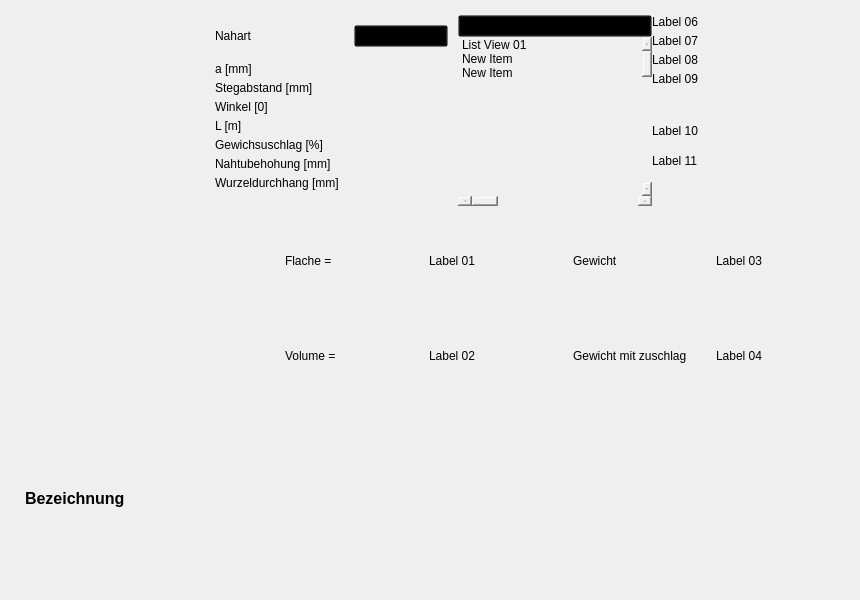
<?xml version="1.0" encoding="UTF-8"?>
<ui version="4.0">
 <class>MainPages</class>
 <widget class="QWidget" name="MainPages">
  <property name="geometry">
   <rect>
    <x>0</x>
    <y>0</y>
    <width>860</width>
    <height>600</height>
   </rect>
  </property>
  <property name="windowTitle">
   <string>Form</string>
  </property>
  <layout class="QVBoxLayout" name="main_pages_layout">
   <property name="spacing">
    <number>0</number>
   </property>
   <property name="leftMargin">
    <number>5</number>
   </property>
   <property name="topMargin">
    <number>5</number>
   </property>
   <property name="rightMargin">
    <number>5</number>
   </property>
   <property name="bottomMargin">
    <number>5</number>
   </property>
   <item>
    <widget class="QStackedWidget" name="pages">
     <property name="currentIndex">
      <number>1</number>
     </property>
     <widget class="QWidget" name="widget_2">
      <property name="styleSheet">
       <string notr="true">font-size: 14pt</string>
      </property>
      <layout class="QVBoxLayout" name="page_1_layout">
       <property name="spacing">
        <number>5</number>
       </property>
       <property name="leftMargin">
        <number>5</number>
       </property>
       <property name="topMargin">
        <number>5</number>
       </property>
       <property name="rightMargin">
        <number>5</number>
       </property>
       <property name="bottomMargin">
        <number>5</number>
       </property>
      </layout>
     </widget>
     <widget class="QWidget" name="page_2">
      <layout class="QVBoxLayout" name="page_2_layout">
       <property name="spacing">
        <number>5</number>
       </property>
       <property name="leftMargin">
        <number>5</number>
       </property>
       <property name="topMargin">
        <number>5</number>
       </property>
       <property name="rightMargin">
        <number>5</number>
       </property>
       <property name="bottomMargin">
        <number>5</number>
       </property>
       <item>
        <widget class="QScrollArea" name="scroll_area">
         <property name="styleSheet">
          <string notr="true">background: transparent;</string>
         </property>
         <property name="frameShape">
          <enum>QFrame::NoFrame</enum>
         </property>
         <property name="verticalScrollBarPolicy">
          <enum>Qt::ScrollBarAlwaysOff</enum>
         </property>
         <property name="horizontalScrollBarPolicy">
          <enum>Qt::ScrollBarAlwaysOff</enum>
         </property>
         <property name="widgetResizable">
          <bool>true</bool>
         </property>
         <widget class="QWidget" name="contents">
          <property name="geometry">
           <rect>
            <x>0</x>
            <y>0</y>
            <width>840</width>
            <height>580</height>
           </rect>
          </property>
          <property name="styleSheet">
           <string notr="true">background: transparent;</string>
          </property>
          <layout class="QVBoxLayout" name="verticalLayout">
           <property name="spacing">
            <number>15</number>
           </property>
           <property name="leftMargin">
            <number>5</number>
           </property>
           <property name="topMargin">
            <number>5</number>
           </property>
           <property name="rightMargin">
            <number>5</number>
           </property>
           <property name="bottomMargin">
            <number>5</number>
           </property>
           <item>
            <layout class="QHBoxLayout" name="row_1_layout">
             <property name="spacing">
              <number>0</number>
             </property>
             <item>
              <widget class="QFrame" name="frame_2">
               <property name="sizePolicy">
                <sizepolicy hsizetype="Expanding" vsizetype="Ignored">
                 <horstretch>0</horstretch>
                 <verstretch>0</verstretch>
                </sizepolicy>
               </property>
               <property name="maximumSize">
                <size>
                 <width>200</width>
                 <height>200</height>
                </size>
               </property>
               <property name="layoutDirection">
                <enum>Qt::LeftToRight</enum>
               </property>
               <property name="frameShape">
                <enum>QFrame::StyledPanel</enum>
               </property>
               <property name="frameShadow">
                <enum>QFrame::Raised</enum>
               </property>
               <layout class="QHBoxLayout" name="image_layout">
                <property name="spacing">
                 <number>0</number>
                </property>
                <property name="leftMargin">
                 <number>0</number>
                </property>
                <property name="topMargin">
                 <number>0</number>
                </property>
                <property name="rightMargin">
                 <number>0</number>
                </property>
                <property name="bottomMargin">
                 <number>0</number>
                </property>
               </layout>
              </widget>
             </item>
             <item>
              <layout class="QGridLayout" name="gridLayout_2">
               <property name="spacing">
                <number>5</number>
               </property>
               <item row="6" column="0">
                <widget class="QLabel" name="label_16">
                 <property name="maximumSize">
                  <size>
                   <width>150</width>
                   <height>16777215</height>
                  </size>
                 </property>
                 <property name="text">
                  <string>Nahtubehohung [mm]</string>
                 </property>
                </widget>
               </item>
               <item row="8" column="0">
                <widget class="QFrame" name="button_reset">
                 <property name="maximumSize">
                  <size>
                   <width>150</width>
                   <height>16777215</height>
                  </size>
                 </property>
                 <property name="frameShape">
                  <enum>QFrame::StyledPanel</enum>
                 </property>
                 <property name="frameShadow">
                  <enum>QFrame::Raised</enum>
                 </property>
                 <layout class="QHBoxLayout" name="button_reset_layout">
                  <property name="spacing">
                   <number>0</number>
                  </property>
                  <property name="leftMargin">
                   <number>0</number>
                  </property>
                  <property name="rightMargin">
                   <number>0</number>
                  </property>
                  <property name="bottomMargin">
                   <number>0</number>
                  </property>
                 </layout>
                </widget>
               </item>
               <item row="5" column="0">
                <widget class="QLabel" name="label_15">
                 <property name="maximumSize">
                  <size>
                   <width>150</width>
                   <height>16777215</height>
                  </size>
                 </property>
                 <property name="text">
                  <string>Gewichsuschlag [%]</string>
                 </property>
                </widget>
               </item>
               <item row="1" column="0">
                <widget class="QLabel" name="label_11">
                 <property name="maximumSize">
                  <size>
                   <width>150</width>
                   <height>16777215</height>
                  </size>
                 </property>
                 <property name="text">
                  <string>a [mm]</string>
                 </property>
                </widget>
               </item>
               <item row="4" column="0">
                <widget class="QLabel" name="label_14">
                 <property name="maximumSize">
                  <size>
                   <width>150</width>
                   <height>16777215</height>
                  </size>
                 </property>
                 <property name="text">
                  <string>L [m]</string>
                 </property>
                </widget>
               </item>
               <item row="1" column="1">
                <widget class="QFrame" name="frame_5">
                 <property name="maximumSize">
                  <size>
                   <width>150</width>
                   <height>16777215</height>
                  </size>
                 </property>
                 <property name="frameShape">
                  <enum>QFrame::StyledPanel</enum>
                 </property>
                 <property name="frameShadow">
                  <enum>QFrame::Raised</enum>
                 </property>
                 <layout class="QVBoxLayout" name="textfields_layout_7">
                  <property name="spacing">
                   <number>0</number>
                  </property>
                  <property name="leftMargin">
                   <number>0</number>
                  </property>
                  <property name="topMargin">
                   <number>0</number>
                  </property>
                  <property name="rightMargin">
                   <number>0</number>
                  </property>
                  <property name="bottomMargin">
                   <number>0</number>
                  </property>
                 </layout>
                </widget>
               </item>
               <item row="0" column="1">
                <widget class="QFrame" name="frame_6">
                 <property name="frameShape">
                  <enum>QFrame::StyledPanel</enum>
                 </property>
                 <property name="frameShadow">
                  <enum>QFrame::Raised</enum>
                 </property>
                 <layout class="QVBoxLayout" name="verticalLayout_3">
                  <item>
                   <widget class="QComboBox" name="comboBox">
                    <property name="maximumSize">
                     <size>
                      <width>150</width>
                      <height>16777215</height>
                     </size>
                    </property>
                    <item>
                     <property name="text">
                      <string>Combo Box</string>
                     </property>
                    </item>
                    <item>
                     <property name="text">
                      <string>New Item</string>
                     </property>
                    </item>
                    <item>
                     <property name="text">
                      <string>New Item</string>
                     </property>
                    </item>
                   </widget>
                  </item>
                 </layout>
                </widget>
               </item>
               <item row="3" column="0">
                <widget class="QLabel" name="label_13">
                 <property name="maximumSize">
                  <size>
                   <width>150</width>
                   <height>16777215</height>
                  </size>
                 </property>
                 <property name="text">
                  <string>Winkel [0]</string>
                 </property>
                </widget>
               </item>
               <item row="7" column="1">
                <widget class="QFrame" name="frame_10">
                 <property name="maximumSize">
                  <size>
                   <width>150</width>
                   <height>16777215</height>
                  </size>
                 </property>
                 <property name="frameShape">
                  <enum>QFrame::StyledPanel</enum>
                 </property>
                 <property name="frameShadow">
                  <enum>QFrame::Raised</enum>
                 </property>
                 <layout class="QVBoxLayout" name="textfields_layout">
                  <property name="spacing">
                   <number>0</number>
                  </property>
                  <property name="leftMargin">
                   <number>0</number>
                  </property>
                  <property name="topMargin">
                   <number>0</number>
                  </property>
                  <property name="rightMargin">
                   <number>0</number>
                  </property>
                  <property name="bottomMargin">
                   <number>0</number>
                  </property>
                 </layout>
                </widget>
               </item>
               <item row="8" column="1">
                <widget class="QFrame" name="button_calculator">
                 <property name="maximumSize">
                  <size>
                   <width>150</width>
                   <height>16777215</height>
                  </size>
                 </property>
                 <property name="frameShape">
                  <enum>QFrame::StyledPanel</enum>
                 </property>
                 <property name="frameShadow">
                  <enum>QFrame::Raised</enum>
                 </property>
                 <layout class="QHBoxLayout" name="button_calculator_layout">
                  <property name="spacing">
                   <number>0</number>
                  </property>
                  <property name="leftMargin">
                   <number>0</number>
                  </property>
                  <property name="rightMargin">
                   <number>0</number>
                  </property>
                  <property name="bottomMargin">
                   <number>0</number>
                  </property>
                 </layout>
                </widget>
               </item>
               <item row="3" column="1">
                <widget class="QFrame" name="frame_4">
                 <property name="maximumSize">
                  <size>
                   <width>150</width>
                   <height>16777215</height>
                  </size>
                 </property>
                 <property name="frameShape">
                  <enum>QFrame::StyledPanel</enum>
                 </property>
                 <property name="frameShadow">
                  <enum>QFrame::Raised</enum>
                 </property>
                 <layout class="QVBoxLayout" name="textfields_layout_5">
                  <property name="spacing">
                   <number>0</number>
                  </property>
                  <property name="leftMargin">
                   <number>0</number>
                  </property>
                  <property name="topMargin">
                   <number>0</number>
                  </property>
                  <property name="rightMargin">
                   <number>0</number>
                  </property>
                  <property name="bottomMargin">
                   <number>0</number>
                  </property>
                 </layout>
                </widget>
               </item>
               <item row="2" column="1">
                <widget class="QFrame" name="frame_3">
                 <property name="maximumSize">
                  <size>
                   <width>150</width>
                   <height>16777215</height>
                  </size>
                 </property>
                 <property name="frameShape">
                  <enum>QFrame::StyledPanel</enum>
                 </property>
                 <property name="frameShadow">
                  <enum>QFrame::Raised</enum>
                 </property>
                 <layout class="QVBoxLayout" name="textfields_layout_3">
                  <property name="spacing">
                   <number>0</number>
                  </property>
                  <property name="leftMargin">
                   <number>0</number>
                  </property>
                  <property name="topMargin">
                   <number>0</number>
                  </property>
                  <property name="rightMargin">
                   <number>0</number>
                  </property>
                  <property name="bottomMargin">
                   <number>0</number>
                  </property>
                 </layout>
                </widget>
               </item>
               <item row="0" column="0">
                <widget class="QLabel" name="label_10">
                 <property name="maximumSize">
                  <size>
                   <width>150</width>
                   <height>16777215</height>
                  </size>
                 </property>
                 <property name="text">
                  <string>Nahart</string>
                 </property>
                </widget>
               </item>
               <item row="5" column="1">
                <widget class="QFrame" name="frame_8">
                 <property name="maximumSize">
                  <size>
                   <width>150</width>
                   <height>16777215</height>
                  </size>
                 </property>
                 <property name="frameShape">
                  <enum>QFrame::StyledPanel</enum>
                 </property>
                 <property name="frameShadow">
                  <enum>QFrame::Raised</enum>
                 </property>
                 <layout class="QVBoxLayout" name="textfields_layout_4">
                  <property name="spacing">
                   <number>0</number>
                  </property>
                  <property name="leftMargin">
                   <number>0</number>
                  </property>
                  <property name="topMargin">
                   <number>0</number>
                  </property>
                  <property name="rightMargin">
                   <number>0</number>
                  </property>
                  <property name="bottomMargin">
                   <number>0</number>
                  </property>
                 </layout>
                </widget>
               </item>
               <item row="4" column="1">
                <widget class="QFrame" name="frame_7">
                 <property name="maximumSize">
                  <size>
                   <width>150</width>
                   <height>16777215</height>
                  </size>
                 </property>
                 <property name="frameShape">
                  <enum>QFrame::StyledPanel</enum>
                 </property>
                 <property name="frameShadow">
                  <enum>QFrame::Raised</enum>
                 </property>
                 <layout class="QVBoxLayout" name="textfields_layout_6">
                  <property name="spacing">
                   <number>0</number>
                  </property>
                  <property name="leftMargin">
                   <number>0</number>
                  </property>
                  <property name="topMargin">
                   <number>0</number>
                  </property>
                  <property name="rightMargin">
                   <number>0</number>
                  </property>
                  <property name="bottomMargin">
                   <number>0</number>
                  </property>
                 </layout>
                </widget>
               </item>
               <item row="7" column="0">
                <widget class="QLabel" name="label_17">
                 <property name="maximumSize">
                  <size>
                   <width>150</width>
                   <height>16777215</height>
                  </size>
                 </property>
                 <property name="text">
                  <string>Wurzeldurchhang [mm]</string>
                 </property>
                </widget>
               </item>
               <item row="6" column="1">
                <widget class="QFrame" name="frame_9">
                 <property name="maximumSize">
                  <size>
                   <width>150</width>
                   <height>16777215</height>
                  </size>
                 </property>
                 <property name="frameShape">
                  <enum>QFrame::StyledPanel</enum>
                 </property>
                 <property name="frameShadow">
                  <enum>QFrame::Raised</enum>
                 </property>
                 <layout class="QHBoxLayout" name="textfields_layout_2">
                  <property name="spacing">
                   <number>0</number>
                  </property>
                  <property name="leftMargin">
                   <number>0</number>
                  </property>
                  <property name="topMargin">
                   <number>0</number>
                  </property>
                  <property name="rightMargin">
                   <number>0</number>
                  </property>
                  <property name="bottomMargin">
                   <number>0</number>
                  </property>
                 </layout>
                </widget>
               </item>
               <item row="2" column="0">
                <widget class="QLabel" name="label_12">
                 <property name="maximumSize">
                  <size>
                   <width>150</width>
                   <height>16777215</height>
                  </size>
                 </property>
                 <property name="text">
                  <string>Stegabstand [mm]</string>
                 </property>
                </widget>
               </item>
              </layout>
             </item>
             <item>
              <layout class="QVBoxLayout" name="verticalLayout_4">
               <property name="spacing">
                <number>0</number>
               </property>
               <property name="bottomMargin">
                <number>0</number>
               </property>
               <item>
                <widget class="QComboBox" name="comboBox_2">
                 <property name="maximumSize">
                  <size>
                   <width>200</width>
                   <height>16777215</height>
                  </size>
                 </property>
                 <item>
                  <property name="text">
                   <string>Combo Box</string>
                  </property>
                 </item>
                 <item>
                  <property name="text">
                   <string>New Item</string>
                  </property>
                 </item>
                 <item>
                  <property name="text">
                   <string>New Item</string>
                  </property>
                 </item>
                </widget>
               </item>
               <item>
                <layout class="QHBoxLayout" name="horizontalLayout">
                 <property name="spacing">
                  <number>0</number>
                 </property>
                 <item>
                  <widget class="QListWidget" name="listWidget">
                   <property name="sizePolicy">
                    <sizepolicy hsizetype="Ignored" vsizetype="Ignored">
                     <horstretch>0</horstretch>
                     <verstretch>0</verstretch>
                    </sizepolicy>
                   </property>
                   <property name="maximumSize">
                    <size>
                     <width>200</width>
                     <height>16777215</height>
                    </size>
                   </property>
                   <item>
                    <property name="text">
                     <string>List View 01</string>
                    </property>
                   </item>
                   <item>
                    <property name="text">
                     <string>New Item</string>
                    </property>
                   </item>
                   <item>
                    <property name="text">
                     <string>New Item</string>
                    </property>
                   </item>
                  </widget>
                 </item>
                 <item>
                  <widget class="QScrollBar" name="verticalScrollBar">
                   <property name="sizePolicy">
                    <sizepolicy hsizetype="Ignored" vsizetype="Ignored">
                     <horstretch>0</horstretch>
                     <verstretch>0</verstretch>
                    </sizepolicy>
                   </property>
                   <property name="maximumSize">
                    <size>
                     <width>10</width>
                     <height>16777215</height>
                    </size>
                   </property>
                   <property name="orientation">
                    <enum>Qt::Vertical</enum>
                   </property>
                  </widget>
                 </item>
                </layout>
               </item>
               <item>
                <widget class="QScrollBar" name="horizontalScrollBar">
                 <property name="sizePolicy">
                  <sizepolicy hsizetype="Ignored" vsizetype="Ignored">
                   <horstretch>0</horstretch>
                   <verstretch>0</verstretch>
                  </sizepolicy>
                 </property>
                 <property name="maximumSize">
                  <size>
                   <width>200</width>
                   <height>10</height>
                  </size>
                 </property>
                 <property name="orientation">
                  <enum>Qt::Horizontal</enum>
                 </property>
                </widget>
               </item>
              </layout>
             </item>
             <item>
              <layout class="QVBoxLayout" name="verticalLayout_5">
               <property name="spacing">
                <number>0</number>
               </property>
               <item>
                <layout class="QGridLayout" name="gridLayout_3">
                 <property name="spacing">
                  <number>5</number>
                 </property>
                 <item row="0" column="0">
                  <widget class="QLabel" name="label_21">
                   <property name="maximumSize">
                    <size>
                     <width>100</width>
                     <height>16777215</height>
                    </size>
                   </property>
                   <property name="text">
                    <string>Label 06</string>
                   </property>
                  </widget>
                 </item>
                 <item row="1" column="0">
                  <widget class="QLabel" name="label_22">
                   <property name="maximumSize">
                    <size>
                     <width>100</width>
                     <height>16777215</height>
                    </size>
                   </property>
                   <property name="text">
                    <string>Label 07</string>
                   </property>
                  </widget>
                 </item>
                 <item row="2" column="0">
                  <widget class="QLabel" name="label_23">
                   <property name="maximumSize">
                    <size>
                     <width>100</width>
                     <height>16777215</height>
                    </size>
                   </property>
                   <property name="text">
                    <string>Label 08</string>
                   </property>
                  </widget>
                 </item>
                 <item row="3" column="0">
                  <widget class="QLabel" name="label_24">
                   <property name="maximumSize">
                    <size>
                     <width>100</width>
                     <height>16777215</height>
                    </size>
                   </property>
                   <property name="text">
                    <string>Label 09</string>
                   </property>
                  </widget>
                 </item>
                 <item row="0" column="1">
                  <widget class="QFrame" name="frame_12">
                   <property name="maximumSize">
                    <size>
                     <width>100</width>
                     <height>16777215</height>
                    </size>
                   </property>
                   <property name="frameShape">
                    <enum>QFrame::StyledPanel</enum>
                   </property>
                   <property name="frameShadow">
                    <enum>QFrame::Raised</enum>
                   </property>
                   <layout class="QVBoxLayout" name="label6_field_layout">
                    <property name="spacing">
                     <number>0</number>
                    </property>
                    <property name="leftMargin">
                     <number>0</number>
                    </property>
                    <property name="topMargin">
                     <number>0</number>
                    </property>
                    <property name="rightMargin">
                     <number>0</number>
                    </property>
                    <property name="bottomMargin">
                     <number>0</number>
                    </property>
                   </layout>
                  </widget>
                 </item>
                 <item row="1" column="1">
                  <widget class="QFrame" name="frame_13">
                   <property name="maximumSize">
                    <size>
                     <width>100</width>
                     <height>16777215</height>
                    </size>
                   </property>
                   <property name="frameShape">
                    <enum>QFrame::StyledPanel</enum>
                   </property>
                   <property name="frameShadow">
                    <enum>QFrame::Raised</enum>
                   </property>
                   <layout class="QVBoxLayout" name="label7_field_layout">
                    <property name="spacing">
                     <number>0</number>
                    </property>
                    <property name="leftMargin">
                     <number>0</number>
                    </property>
                    <property name="topMargin">
                     <number>0</number>
                    </property>
                    <property name="rightMargin">
                     <number>0</number>
                    </property>
                    <property name="bottomMargin">
                     <number>0</number>
                    </property>
                   </layout>
                  </widget>
                 </item>
                 <item row="2" column="1">
                  <widget class="QFrame" name="frame_14">
                   <property name="maximumSize">
                    <size>
                     <width>100</width>
                     <height>16777215</height>
                    </size>
                   </property>
                   <property name="frameShape">
                    <enum>QFrame::StyledPanel</enum>
                   </property>
                   <property name="frameShadow">
                    <enum>QFrame::Raised</enum>
                   </property>
                   <layout class="QVBoxLayout" name="label8_field_layout">
                    <property name="spacing">
                     <number>0</number>
                    </property>
                    <property name="leftMargin">
                     <number>0</number>
                    </property>
                    <property name="topMargin">
                     <number>0</number>
                    </property>
                    <property name="rightMargin">
                     <number>0</number>
                    </property>
                    <property name="bottomMargin">
                     <number>0</number>
                    </property>
                   </layout>
                  </widget>
                 </item>
                 <item row="3" column="1">
                  <widget class="QFrame" name="frame_15">
                   <property name="maximumSize">
                    <size>
                     <width>100</width>
                     <height>16777215</height>
                    </size>
                   </property>
                   <property name="frameShape">
                    <enum>QFrame::StyledPanel</enum>
                   </property>
                   <property name="frameShadow">
                    <enum>QFrame::Raised</enum>
                   </property>
                   <layout class="QVBoxLayout" name="label9_field_layout">
                    <property name="spacing">
                     <number>0</number>
                    </property>
                    <property name="leftMargin">
                     <number>0</number>
                    </property>
                    <property name="topMargin">
                     <number>0</number>
                    </property>
                    <property name="rightMargin">
                     <number>0</number>
                    </property>
                    <property name="bottomMargin">
                     <number>0</number>
                    </property>
                   </layout>
                  </widget>
                 </item>
                </layout>
               </item>
               <item>
                <widget class="QFrame" name="frame_16">
                 <property name="maximumSize">
                  <size>
                   <width>200</width>
                   <height>16777215</height>
                  </size>
                 </property>
                 <property name="frameShape">
                  <enum>QFrame::StyledPanel</enum>
                 </property>
                 <property name="frameShadow">
                  <enum>QFrame::Raised</enum>
                 </property>
                 <layout class="QVBoxLayout" name="button_layout_right">
                  <property name="spacing">
                   <number>0</number>
                  </property>
                  <property name="leftMargin">
                   <number>0</number>
                  </property>
                  <property name="topMargin">
                   <number>0</number>
                  </property>
                  <property name="rightMargin">
                   <number>0</number>
                  </property>
                  <property name="bottomMargin">
                   <number>0</number>
                  </property>
                 </layout>
                </widget>
               </item>
               <item>
                <widget class="QLabel" name="label_19">
                 <property name="maximumSize">
                  <size>
                   <width>200</width>
                   <height>16777215</height>
                  </size>
                 </property>
                 <property name="text">
                  <string>Label 10</string>
                 </property>
                </widget>
               </item>
               <item>
                <widget class="QLabel" name="label_20">
                 <property name="maximumSize">
                  <size>
                   <width>200</width>
                   <height>16777215</height>
                  </size>
                 </property>
                 <property name="text">
                  <string>Label 11</string>
                 </property>
                </widget>
               </item>
               <item>
                <widget class="QFrame" name="frame_11">
                 <property name="maximumSize">
                  <size>
                   <width>200</width>
                   <height>16777215</height>
                  </size>
                 </property>
                 <property name="frameShape">
                  <enum>QFrame::StyledPanel</enum>
                 </property>
                 <property name="frameShadow">
                  <enum>QFrame::Raised</enum>
                 </property>
                 <layout class="QVBoxLayout" name="button_layout_right2">
                  <property name="spacing">
                   <number>0</number>
                  </property>
                  <property name="leftMargin">
                   <number>0</number>
                  </property>
                  <property name="topMargin">
                   <number>0</number>
                  </property>
                  <property name="rightMargin">
                   <number>0</number>
                  </property>
                  <property name="bottomMargin">
                   <number>0</number>
                  </property>
                 </layout>
                </widget>
               </item>
              </layout>
             </item>
            </layout>
           </item>
           <item>
            <layout class="QGridLayout" name="gridLayout">
             <item row="0" column="2">
              <widget class="QLabel" name="label_6">
               <property name="text">
                <string>Label 01</string>
               </property>
              </widget>
             </item>
             <item row="1" column="5">
              <widget class="QLabel" name="label_8">
               <property name="text">
                <string>Gewicht mit zuschlag</string>
               </property>
              </widget>
             </item>
             <item row="0" column="6">
              <widget class="QLabel" name="label_2">
               <property name="text">
                <string>Label 03</string>
               </property>
              </widget>
             </item>
             <item row="0" column="1">
              <widget class="QLabel" name="label_7">
               <property name="text">
                <string>Flache = </string>
               </property>
              </widget>
             </item>
             <item row="1" column="2">
              <widget class="QLabel" name="label_5">
               <property name="text">
                <string>Label 02</string>
               </property>
              </widget>
             </item>
             <item row="0" column="5">
              <widget class="QLabel" name="label_3">
               <property name="text">
                <string>Gewicht</string>
               </property>
              </widget>
             </item>
             <item row="1" column="1">
              <widget class="QLabel" name="label_4">
               <property name="text">
                <string>Volume = </string>
               </property>
              </widget>
             </item>
             <item row="1" column="6">
              <widget class="QLabel" name="label_9">
               <property name="text">
                <string>Label 04</string>
               </property>
              </widget>
             </item>
             <item row="0" column="0">
              <spacer name="horizontalSpacer">
               <property name="orientation">
                <enum>Qt::Horizontal</enum>
               </property>
               <property name="sizeType">
                <enum>QSizePolicy::Ignored</enum>
               </property>
               <property name="sizeHint" stdset="0">
                <size>
                 <width>270</width>
                 <height>20</height>
                </size>
               </property>
              </spacer>
             </item>
            </layout>
           </item>
           <item>
            <layout class="QVBoxLayout" name="row_4_layout">
             <property name="spacing">
              <number>5</number>
             </property>
             <item>
              <layout class="QHBoxLayout" name="horizontalLayout_3">
               <item>
                <widget class="QFrame" name="frame">
                 <property name="maximumSize">
                  <size>
                   <width>120</width>
                   <height>16777215</height>
                  </size>
                 </property>
                 <property name="frameShape">
                  <enum>QFrame::StyledPanel</enum>
                 </property>
                 <property name="frameShadow">
                  <enum>QFrame::Raised</enum>
                 </property>
                 <layout class="QVBoxLayout" name="verticalLayout_2">
                  <item>
                   <widget class="QLabel" name="label">
                    <property name="font">
                     <font>
                      <pointsize>12</pointsize>
                      <bold>true</bold>
                     </font>
                    </property>
                    <property name="text">
                     <string>Bezeichnung = </string>
                    </property>
                   </widget>
                  </item>
                 </layout>
                </widget>
               </item>
               <item>
                <widget class="QFrame" name="textfield">
                 <property name="maximumSize">
                  <size>
                   <width>16777215</width>
                   <height>16777215</height>
                  </size>
                 </property>
                 <property name="frameShape">
                  <enum>QFrame::StyledPanel</enum>
                 </property>
                 <property name="frameShadow">
                  <enum>QFrame::Raised</enum>
                 </property>
                 <layout class="QVBoxLayout" name="textfield_layout"/>
                </widget>
               </item>
               <item>
                <widget class="QFrame" name="button">
                 <property name="maximumSize">
                  <size>
                   <width>150</width>
                   <height>16777215</height>
                  </size>
                 </property>
                 <property name="frameShape">
                  <enum>QFrame::StyledPanel</enum>
                 </property>
                 <property name="frameShadow">
                  <enum>QFrame::Raised</enum>
                 </property>
                 <layout class="QHBoxLayout" name="button_layout"/>
                </widget>
               </item>
              </layout>
             </item>
             <item>
              <layout class="QVBoxLayout" name="textbox_layout"/>
             </item>
            </layout>
           </item>
           <item>
            <layout class="QVBoxLayout" name="row_5_layout">
             <property name="spacing">
              <number>5</number>
             </property>
             <property name="sizeConstraint">
              <enum>QLayout::SetDefaultConstraint</enum>
             </property>
            </layout>
           </item>
          </layout>
         </widget>
        </widget>
       </item>
      </layout>
     </widget>
     <widget class="QWidget" name="widget">
      <property name="styleSheet">
       <string notr="true">QFrame {
	font-size: 16pt;
}</string>
      </property>
      <layout class="QVBoxLayout" name="page_3_layout">
       <property name="spacing">
        <number>0</number>
       </property>
       <property name="leftMargin">
        <number>0</number>
       </property>
       <property name="topMargin">
        <number>0</number>
       </property>
       <property name="rightMargin">
        <number>0</number>
       </property>
       <property name="bottomMargin">
        <number>0</number>
       </property>
      </layout>
     </widget>
    </widget>
   </item>
  </layout>
 </widget>
 <resources/>
 <connections/>
</ui>
